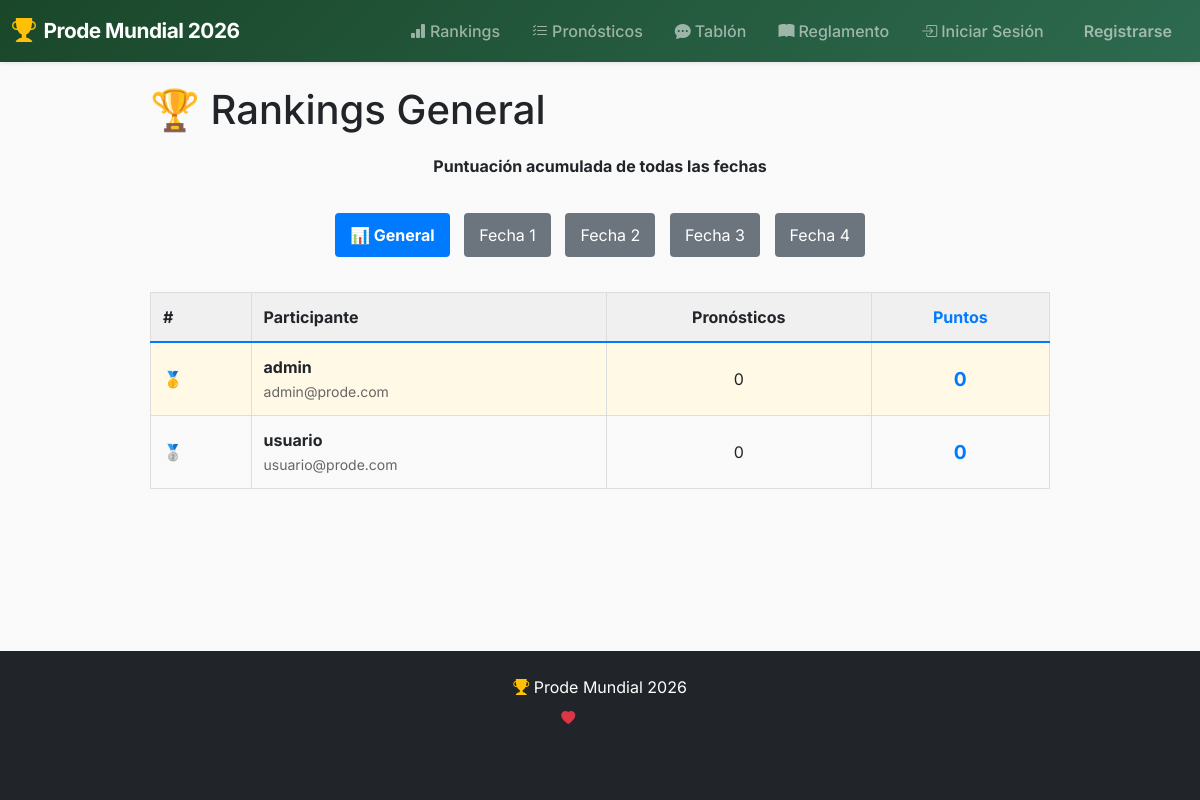
Before: /rankings with the older database file.
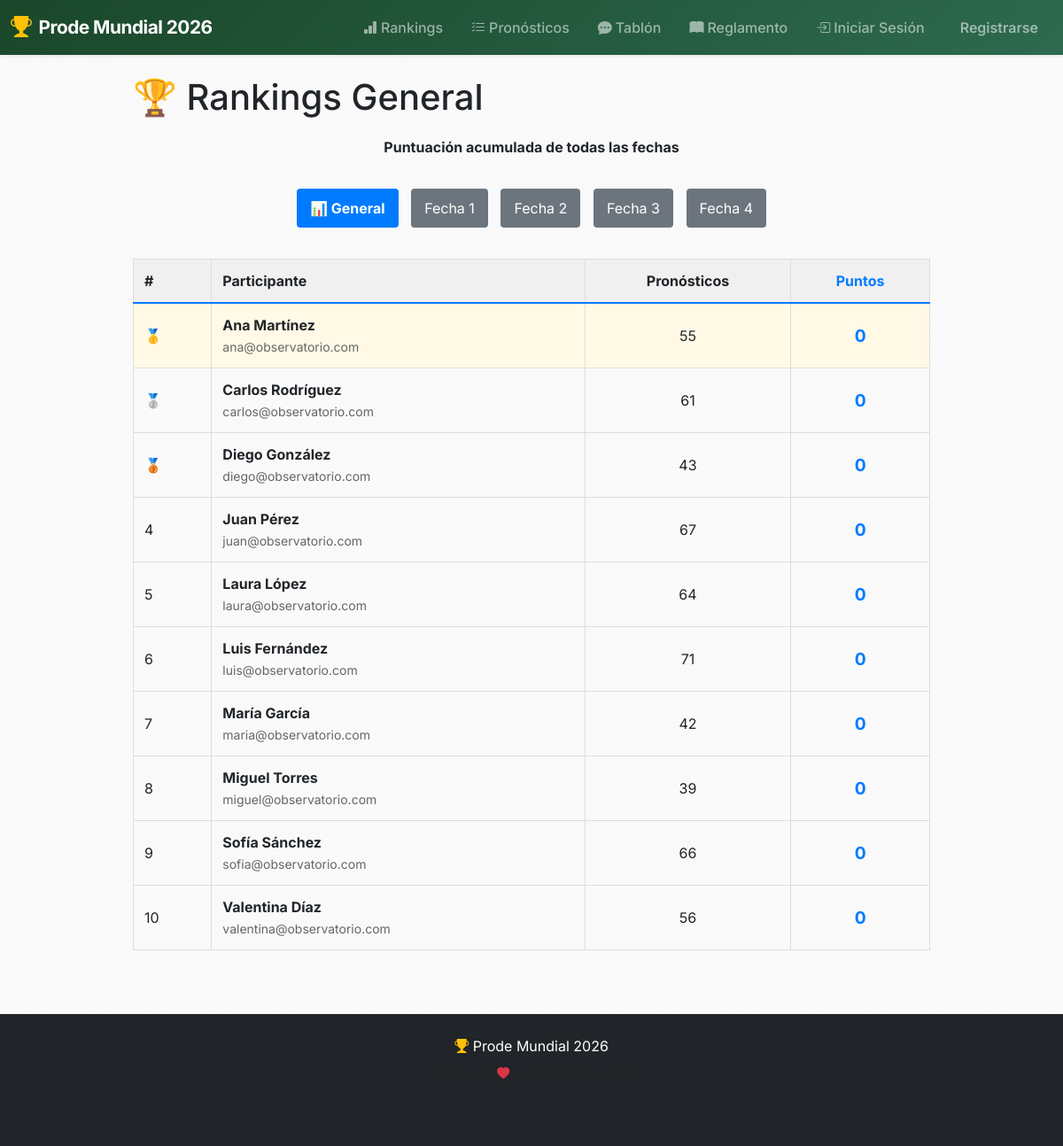
After: the same page with the newer database file.
### models.py (models this page shows, shortened)
class User(db.Model, UserMixin):
    __tablename__ = "users"
    id = db.Column(db.Integer, primary_key=True)
    email = db.Column(db.String(120), unique=True, nullable=False)
    name = db.Column(db.String(80), nullable=False)
    password_hash = db.Column(db.String(256), nullable=True)
    is_admin = db.Column(db.Boolean, default=False)
    is_enabled = db.Column(db.Boolean, default=True)
    predictions = db.relationship('Prediction', backref='user', lazy=True)

### main/routes.py (the view)
@main_bp.route('/rankings')
def rankings():
    user_stats = db.session.query(
        User.id,
        User.name,
        User.email,
        func.count(Prediction.id).label('total_predictions'),
        func.sum(Prediction.points_awarded).label('total_points')
    ).join(Prediction, User.id == Prediction.user_id, isouter=True)\
     .filter(User.is_admin == False)\
     .group_by(User.id)\
     .order_by(func.sum(Prediction.points_awarded).desc(), User.name)\
     .all()
    return render_template('main/rankings.html', user_stats=user_stats)

### app.py (called while the page is built)
@app.context_processor
def inject_user():
    return {'current_user': current_user}

### templates/main/rankings.html (shortened to what this page needs)
{% extends "base.html" %}
{% block content %}
<div style="max-width: 900px; margin: 0 auto;">
    <h1>🏆 Rankings General</h1>
    <p style="margin: 20px 0; text-align: center;">
        <strong>Puntuación acumulada de todas las fechas</strong>
    </p>
    <div style="margin: 30px 0; text-align: center;">
        <a href="{{ url_for('main.rankings') }}" style="display: inline-block; padding: 10px 15px; background-color: #007bff; color: white; text-decoration: none; border-radius: 4px; margin: 5px; font-weight: bold;">
            📊 General
        </a>
        {% for phase_num in [1, 2, 3, 4] %}
            <a href="{{ url_for('main.rankings_by_phase', phase_id=phase_num) }}" style="display: inline-block; padding: 10px 15px; background-color: #6c757d; color: white; text-decoration: none; border-radius: 4px; margin: 5px;">
                Fecha {{ phase_num }}
            </a>
        {% endfor %}
    </div>
    {% if user_stats %}
        <table style="width: 100%; border-collapse: collapse; margin-top: 20px;">
            <thead>
                <tr style="background-color: #f0f0f0; border-bottom: 2px solid #007bff;">
                    <th style="padding: 12px; text-align: left; border: 1px solid #ddd;">#</th>
                    <th style="padding: 12px; text-align: left; border: 1px solid #ddd;">Participante</th>
                    <th style="padding: 12px; text-align: center; border: 1px solid #ddd;">Pronósticos</th>
                    <th style="padding: 12px; text-align: center; border: 1px solid #ddd; color: #007bff; font-weight: bold;">Puntos</th>
                </tr>
            </thead>
            <tbody>
                {% for stat in user_stats %}
                    <tr style="border-bottom: 1px solid #ddd; {% if loop.index == 1 %}background-color: #fff9e6;{% endif %}">
                        <td style="padding: 12px; border: 1px solid #ddd;">
                            {% if loop.index == 1 %}🥇{% elif loop.index == 2 %}🥈{% elif loop.index == 3 %}🥉{% else %}{{ loop.index }}{% endif %}
                        </td>
                        <td style="padding: 12px; border: 1px solid #ddd;">
                            <strong>{{ stat.name }}</strong>
                            <br>
                            <small style="color: #666;">{{ stat.email }}</small>
                        </td>
                        <td style="padding: 12px; border: 1px solid #ddd; text-align: center;">
                            {{ stat.total_predictions or 0 }}
                        </td>
                        <td style="padding: 12px; border: 1px solid #ddd; text-align: center; font-weight: bold; color: #007bff; font-size: 1.2em;">
                            {{ stat.total_points or 0 }}
                        </td>
                    </tr>
                {% endfor %}
            </tbody>
        </table>
    {% else %}
        <p style="text-align: center; color: #666; margin-top: 30px;">
            No hay datos de ranking disponibles
        </p>
    {% endif %}
</div>
{% endblock %}

### templates/base.html (shortened to what this page needs)
<!DOCTYPE html>
<html lang="es">
<head>
    <link href="https://cdn.jsdelivr.net/npm/bootstrap@5.3.2/dist/css/bootstrap.min.css" rel="stylesheet">
    <link rel="stylesheet" href="https://cdn.jsdelivr.net/npm/bootstrap-icons@1.11.3/font/bootstrap-icons.min.css">
    <link rel="stylesheet" href="{{ url_for('static', filename='css/site.css') }}?v=7">
</head>
<body>
    <nav class="navbar navbar-expand-lg navbar-dark bg-dark sticky-top shadow-sm">
        <div class="container-fluid">
            <a class="navbar-brand fw-bold d-flex align-items-center" href="{{ url_for('main.index') }}">
                <i class="bi bi-trophy-fill text-warning me-2 fs-4"></i>
                <span>Prode Mundial 2026</span>
            </a>
            <div class="collapse navbar-collapse" id="navbarNav">
                <ul class="navbar-nav ms-auto">
                    <li class="nav-item">
                        <a class="nav-link" href="{{ url_for('main.rankings') }}">
                            <i class="bi bi-bar-chart-fill me-1"></i>Rankings
                        </a>
                    </li>
                    <li class="nav-item">
                        <a class="nav-link" href="{{ url_for('main.all_predictions') }}">
                            <i class="bi bi-list-check me-1"></i>Pronósticos
                        </a>
                    </li>
                    <li class="nav-item">
                        <a class="nav-link" href="{{ url_for('main.tablon') }}">
                            <i class="bi bi-chat-dots-fill me-1"></i>Tablón
                        </a>
                    </li>
                    <li class="nav-item">
                        <a class="nav-link" href="{{ url_for('main.reglamento') }}">
                            <i class="bi bi-book-fill me-1"></i>Reglamento
                        </a>
                    </li>
                    {% if current_user.is_authenticated %}
                        {% if current_user.is_admin %}
                            <li class="nav-item">
                                <a class="nav-link text-warning" href="{{ url_for('admin.dashboard') }}">
                                    <i class="bi bi-gear-fill me-1"></i>Admin
                                </a>
                            </li>
                        {% endif %}
                        <li class="nav-item dropdown">
                            <a class="nav-link dropdown-toggle" href="#" role="button" data-bs-toggle="dropdown">
                                <i class="bi bi-person-circle me-1"></i>{{ current_user.name }}
                            </a>
                            <ul class="dropdown-menu dropdown-menu-end">
                                <li><a class="dropdown-item" href="{{ url_for('auth.logout') }}">
                                    <i class="bi bi-box-arrow-right me-2"></i>Cerrar Sesión
                                </a></li>
                            </ul>
                        </li>
                    {% else %}
                        <li class="nav-item">
                            <a class="nav-link" href="{{ url_for('auth.login') }}">
                                <i class="bi bi-box-arrow-in-right me-1"></i>Iniciar Sesión
                            </a>
                        </li>
                        <li class="nav-item">
                            <a class="nav-link btn btn-outline-light ms-2 px-3" href="{{ url_for('auth.register') }}">
                                Registrarse
                            </a>
                        </li>
                    {% endif %}
                </ul>
            </div>
        </div>
    </nav>
    <div class="container my-4">
        {% block content %}{% endblock %}
    </div>
    <footer class="bg-dark text-white py-4 mt-5">
        <div class="container text-center">
            <p class="mb-2"><i class="bi bi-trophy-fill text-warning"></i> Prode Mundial 2026</p>
            <p class="text-muted small mb-0">Hecho con <i class="bi bi-heart-fill text-danger"></i> para el Observatorio</p>
        </div>
    </footer>
</body>
</html>

### static/css/site.css (style rules this page uses)
:root { --primary-color: #1a472a; --secondary-color: #ffd700; --accent-color: #e63946; --dark-color: #212529; --light-color: #f8f9fa; --gradient-primary: linear-gradient(135deg, #1a472a 0%, #2d6a4f 100%); --gradient-hero: linear-gradient(135deg, #667eea 0%, #764ba2 100%); --gradient-gold: linear-gradient(135deg, #ffd700 0%, #ffed4e 100%); }
* { box-sizing: border-box; }
body { margin: 0; font-family: 'Inter', -apple-system, BlinkMacSystemFont, "Segoe UI", Roboto, sans-serif; background: linear-gradient(rgba(245, 245, 245, 0.55), rgba(245, 245, 245, 0.55)), url('../images/backgrounds/foto2.jpg'); background-size: cover; background-position: center; background-attachment: fixed; background-repeat: no-repeat; color: #212529; min-height: 100vh; display: flex; flex-direction: column; }
.navbar-dark { background: linear-gradient(135deg, #1a472a 0%, #2d6a4f 100%) !important; }
.navbar-brand { font-size: 1.3rem; letter-spacing: -0.5px; }
.nav-link { font-weight: 500; transition: all 0.3s ease; border-radius: 6px; padding: 0.5rem 1rem !important; }
.container { flex: 1; max-width: 1200px; margin-bottom: 3rem; }
.btn { border-radius: 10px; font-weight: 600; padding: 0.6rem 1.5rem; transition: all 0.3s ease; border: none; }
footer { margin-top: auto; background: #212529 !important; }
h1, h2, h3 { color: var(--text); }

Changed rows visible on the page:
added User: name "Ana Martínez", email "ana@observatorio.com", total_predictions "55", is_admin "0"
added User: name "Carlos Rodríguez", email "carlos@observatorio.com", total_predictions "61", is_admin "0"
added User: name "Diego González", email "diego@observatorio.com", total_predictions "43", is_admin "0"
changed User: name "usuario" → "Juan Pérez"; email "usuario@prode.com" → "juan@observatorio.com"; is_admin "0" → "67"; no longer shows "🥈"; moves up the list
added User: name "Laura López", email "laura@observatorio.com", total_predictions "64", is_admin "0"
added User: name "Luis Fernández", email "luis@observatorio.com", total_predictions "71", is_admin "0"
changed User: name "admin" → "María García"; email "admin@prode.com" → "maria@observatorio.com"; is_admin "0" → "42"; no longer shows "🥇"
added User: name "Miguel Torres", email "miguel@observatorio.com", total_predictions "39", is_admin "0"
added User: name "Sofía Sánchez", email "sofia@observatorio.com", total_predictions "66", is_admin "0"
added User: name "Valentina Díaz", email "valentina@observatorio.com", total_predictions "56", is_admin "0"
